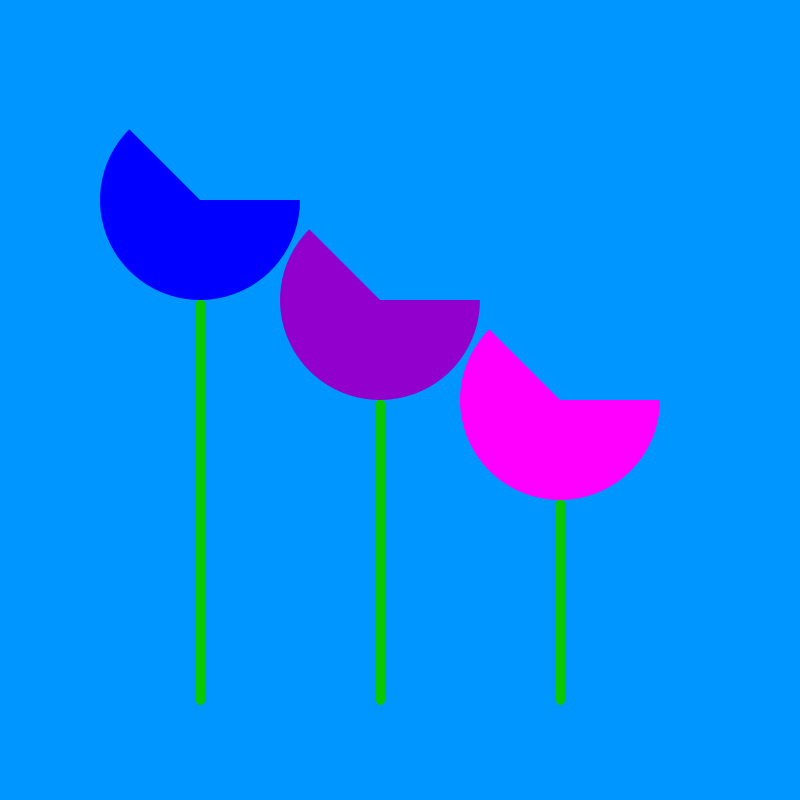
Frame 1 (no input)
Frame 60 (the mouse pressed at the canvas centre just before this capture): identical to frame 1, image omitted
Frame 120 (the mouse held since frame 60 and released just before this capture): identical to frame 1, image omitted

The Processing sketch that drew this single still picture (run headless with seeded random() and noise(); from frame 60 on, the mouse is pressed at the canvas centre):

// Processing sketch: processing_88585
// ── processing_88585.pde

/*Nafis Sabir
Professor Calli Higgins
HW 1.1.3*/
void setup() {
  size(800, 800);//window size
}
void draw() {
  background(0, 150, 255);//background color
  smooth();//pixel smoothing
  strokeWeight(9);//weight for stems
  stroke(10, 200, 0);//stem color
  line(200, 303, 200, 700);//stem 1
  line(560, 503, 560, 700);//stem 2
  line(380, 403, 380, 700);//stem 3
  noStroke();//removed stroke from flowers
  fill(0, 0, 255);//blue color for left flower
  arc(200, 200, 200, 200, 0, PI+QUARTER_PI);//left flower
  fill(146, 0, 206);//purple color for middle flower
  arc(380, 300, 200, 200, 0, PI+QUARTER_PI);//middle flower
  fill(255, 0, 255);//pink color for left flower
  arc(560, 400, 200, 200, 0, PI+QUARTER_PI);//right flower
} //Done by Nafis Sabir
